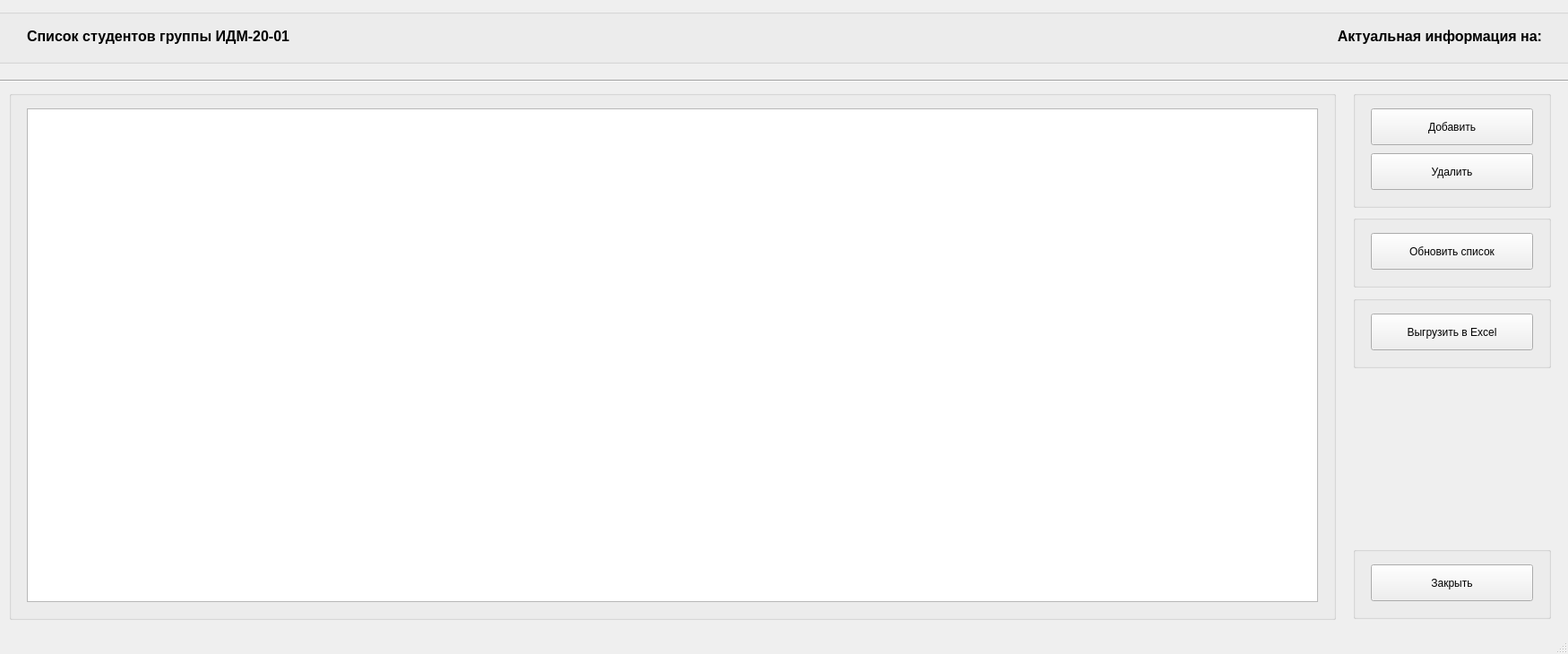
<?xml version="1.0" encoding="UTF-8"?>
<ui version="4.0">
 <class>List_of_group_students</class>
 <widget class="QMainWindow" name="List_of_group_students">
  <property name="geometry">
   <rect>
    <x>0</x>
    <y>0</y>
    <width>1750</width>
    <height>730</height>
   </rect>
  </property>
  <property name="windowTitle">
   <string>List_of_group_students</string>
  </property>
  <widget class="QWidget" name="centralwidget">
   <widget class="QGroupBox" name="groupBox_2">
    <property name="geometry">
     <rect>
      <x>10</x>
      <y>101</y>
      <width>1481</width>
      <height>591</height>
     </rect>
    </property>
    <property name="title">
     <string/>
    </property>
    <widget class="QTableWidget" name="tableWidget">
     <property name="geometry">
      <rect>
       <x>20</x>
       <y>20</y>
       <width>1441</width>
       <height>551</height>
      </rect>
     </property>
     <property name="editTriggers">
      <set>QAbstractItemView::NoEditTriggers</set>
     </property>
     <property name="sortingEnabled">
      <bool>true</bool>
     </property>
    </widget>
   </widget>
   <widget class="QGroupBox" name="groupBox_3">
    <property name="geometry">
     <rect>
      <x>1510</x>
      <y>101</y>
      <width>221</width>
      <height>131</height>
     </rect>
    </property>
    <property name="title">
     <string/>
    </property>
    <widget class="QPushButton" name="pushButton">
     <property name="geometry">
      <rect>
       <x>20</x>
       <y>20</y>
       <width>181</width>
       <height>41</height>
      </rect>
     </property>
     <property name="text">
      <string>Добавить</string>
     </property>
    </widget>
    <widget class="QPushButton" name="pushButton_3">
     <property name="geometry">
      <rect>
       <x>20</x>
       <y>70</y>
       <width>181</width>
       <height>41</height>
      </rect>
     </property>
     <property name="text">
      <string>Удалить</string>
     </property>
    </widget>
   </widget>
   <widget class="QGroupBox" name="groupBox">
    <property name="geometry">
     <rect>
      <x>1510</x>
      <y>610</y>
      <width>221</width>
      <height>81</height>
     </rect>
    </property>
    <property name="title">
     <string/>
    </property>
    <widget class="QPushButton" name="pushButton_5">
     <property name="geometry">
      <rect>
       <x>20</x>
       <y>20</y>
       <width>181</width>
       <height>41</height>
      </rect>
     </property>
     <property name="text">
      <string>Закрыть</string>
     </property>
    </widget>
   </widget>
   <widget class="Line" name="line">
    <property name="geometry">
     <rect>
      <x>-10</x>
      <y>80</y>
      <width>1771</width>
      <height>20</height>
     </rect>
    </property>
    <property name="orientation">
     <enum>Qt::Horizontal</enum>
    </property>
   </widget>
   <widget class="QGroupBox" name="groupBox_5">
    <property name="geometry">
     <rect>
      <x>1510</x>
      <y>240</y>
      <width>221</width>
      <height>81</height>
     </rect>
    </property>
    <property name="title">
     <string/>
    </property>
    <widget class="QPushButton" name="pushButton_4">
     <property name="geometry">
      <rect>
       <x>20</x>
       <y>20</y>
       <width>181</width>
       <height>41</height>
      </rect>
     </property>
     <property name="text">
      <string>Обновить список</string>
     </property>
    </widget>
   </widget>
   <widget class="Line" name="line_2">
    <property name="geometry">
     <rect>
      <x>-10</x>
      <y>720</y>
      <width>1771</width>
      <height>20</height>
     </rect>
    </property>
    <property name="orientation">
     <enum>Qt::Horizontal</enum>
    </property>
   </widget>
   <widget class="QGroupBox" name="groupBox_4">
    <property name="geometry">
     <rect>
      <x>-10</x>
      <y>10</y>
      <width>1771</width>
      <height>61</height>
     </rect>
    </property>
    <property name="title">
     <string/>
    </property>
    <widget class="QLabel" name="label">
     <property name="geometry">
      <rect>
       <x>40</x>
       <y>5</y>
       <width>871</width>
       <height>51</height>
      </rect>
     </property>
     <property name="font">
      <font>
       <pointsize>12</pointsize>
       <bold>true</bold>
      </font>
     </property>
     <property name="text">
      <string>Список студентов группы ИДМ-20-01</string>
     </property>
    </widget>
    <widget class="QLabel" name="label_2">
     <property name="geometry">
      <rect>
       <x>890</x>
       <y>5</y>
       <width>841</width>
       <height>51</height>
      </rect>
     </property>
     <property name="font">
      <font>
       <pointsize>12</pointsize>
       <bold>true</bold>
      </font>
     </property>
     <property name="text">
      <string>Актуальная информация на:</string>
     </property>
     <property name="alignment">
      <set>Qt::AlignRight|Qt::AlignTrailing|Qt::AlignVCenter</set>
     </property>
    </widget>
   </widget>
   <widget class="QGroupBox" name="groupBox_6">
    <property name="geometry">
     <rect>
      <x>1510</x>
      <y>330</y>
      <width>221</width>
      <height>81</height>
     </rect>
    </property>
    <property name="title">
     <string/>
    </property>
    <widget class="QPushButton" name="pushButton_7">
     <property name="geometry">
      <rect>
       <x>20</x>
       <y>20</y>
       <width>181</width>
       <height>41</height>
      </rect>
     </property>
     <property name="text">
      <string>Выгрузить в Excel</string>
     </property>
    </widget>
   </widget>
  </widget>
  <widget class="QMenuBar" name="menubar">
   <property name="geometry">
    <rect>
     <x>0</x>
     <y>0</y>
     <width>1750</width>
     <height>24</height>
    </rect>
   </property>
  </widget>
  <widget class="QStatusBar" name="statusbar"/>
 </widget>
 <resources/>
 <connections/>
</ui>
